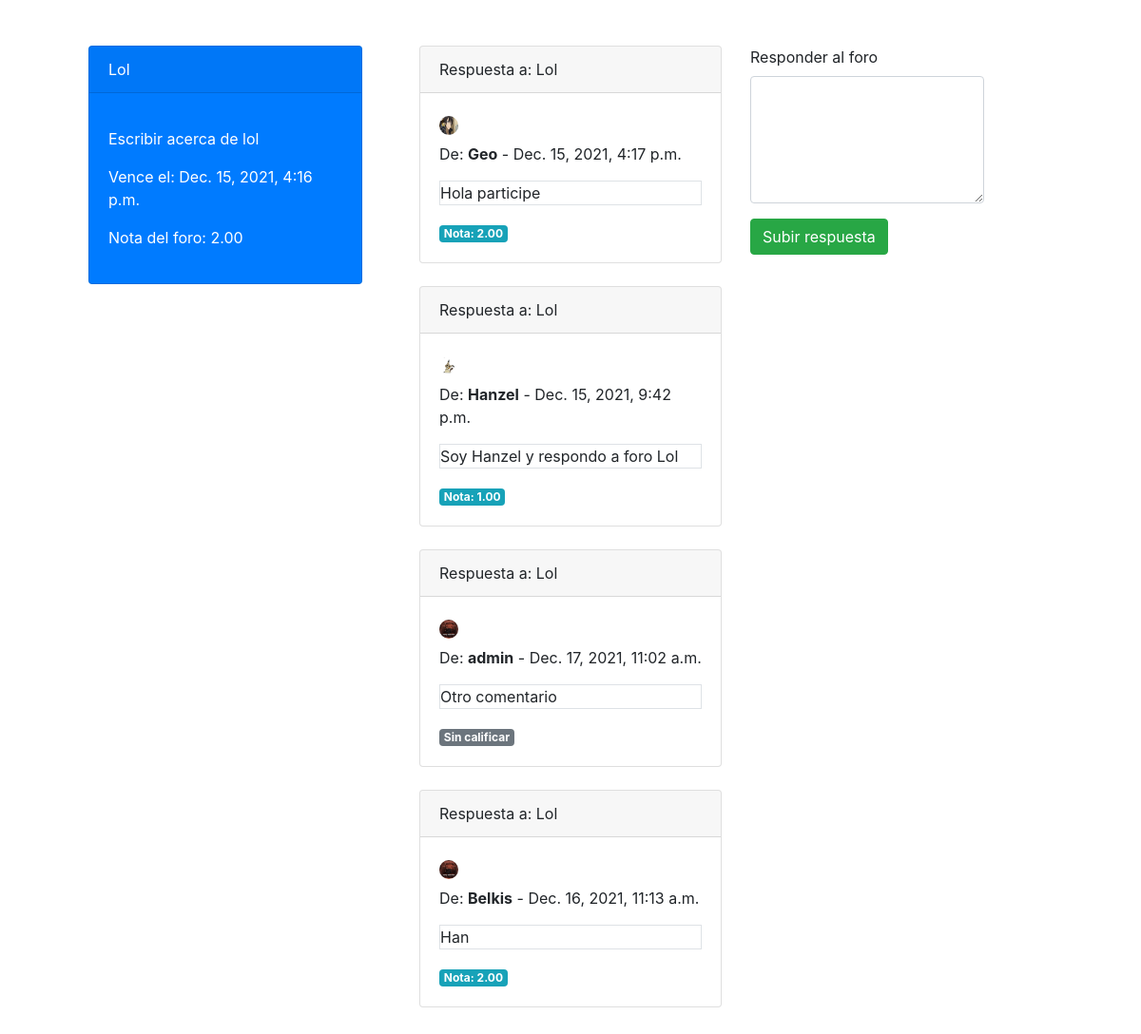
The page /foro/4 on the database its author committed.
### PortAll50/models.py (models this page shows, shortened)
class Foro(models.Model):
    nombre_foro = models.CharField(max_length=60)
    asignacion_foro = models.CharField(max_length=300)
    fecha_vencimiento = models.DateTimeField() #investigar
    nota = models.DecimalField(decimal_places=2, max_digits=5, null=True)
    seccion = models.ForeignKey(Seccion, on_delete=CASCADE, related_name="seccion_foro")
    class Meta:
        verbose_name_plural = "Foro"

class RespuestaForo(models.Model):
    respuesa_foro = models.CharField(max_length=1000)
    fecha_respuesta = models.DateTimeField(auto_now_add=True)
    nota = models.DecimalField(decimal_places=2, max_digits=5, null=True)
    foro = models.ForeignKey(Foro, on_delete=CASCADE, related_name="respuestas")
    cuenta = models.ForeignKey(Cuenta, on_delete=CASCADE, related_name="respuestas")
    class Meta:
        verbose_name_plural = "RespuestasForo"

class Cuenta(models.Model):
    username = models.OneToOneField(User, on_delete=CASCADE, related_name="info_cuenta")
    TIPO = [("1", "Estudiante"), ("2", "Docente")]
    tipo = models.CharField(max_length=1 ,choices=TIPO, default=1)
    imagen = models.ImageField(upload_to='users/', null = True) #investigar upload_to
    class Meta:
        verbose_name_plural = "Cuenta"

### PortAll50/views.py (the view)
# urls.py: path("foro/<int:id_foro>", views.foro, name="foro"),
def foro(request, id_foro):
    user = request.user
    foro = Foro.objects.get(id=id_foro)
    respuestasForo = RespuestaForo.objects.filter(foro=foro)
    seccion = foro.seccion
    curso = seccion.curso
    respondio = 0
    for respuesta in respuestasForo:
        if respuesta.cuenta.username == request.user:
            respondio = 1
    context = {
        "user": user,
        "foro": foro,
        "respuestasForo": respuestasForo,
        "curso": curso,
        "respondio": respondio
    }
    return render(request, "PortAll50/foro.html", context)

### PortAll50/templates/portall50/foro.html (shortened to what this page needs)
{% extends 'base.html' %}
{% load bootstrap4 %}
{% load static %}
{% block main %}
    <div class="container">
        <div class="row">
            <div class="col-lg-4">
                <div class="card text-white bg-primary mb-3" style="max-width: 18rem;">
                    <div class="card-title card-header">{{foro.nombre_foro}}</div>
                        <div class="card-body">
                            <p class="card-text"><p>{{foro.asignacion_foro}}</p>
                            <p>Vence el: {{foro.fecha_vencimiento}}</p>
                            <p>Nota del foro: {{foro.nota}}</p>
                        </div>
                    </div>
            </div>
            <div class="col-lg-4">
                {% for respuesta in respuestasForo %}
                    {% if respuesta.cuenta.username == user %}
                        <div class="card w-95 border-primary">
                            <div class="card-header">
                                Respuesta a: {{foro.nombre_foro}}
                            </div>
                            <div class="card-body">
                                <div class="circulo">
                                    <img class="imagen" src="{{respuesta.cuenta.imagen.url}}" class="card-img-top">
                                </div>
                                <p class="card-title"><p>De: <b>{{respuesta.cuenta.username}}</b> - {{respuesta.fecha_respuesta}}</p>
                                <p class="card-text border">{{respuesta.respuesa_foro}}</p>
                                {% if respuesta.nota %}
                                    <span class="badge badge-info">Nota: {{respuesta.nota}}</span>
                                {% else %}
                                    <a href="{% url 'editarRespuestaForo' respuesta.id foro.id %}"><i class="fas fa-pencil-alt"></i> Editar respuesta</a>
                                    <span class="badge badge-secondary">Sin calificar</span>
                                {% endif %}
                            </div>
                        </div>
                    {% else %}
                        <div class="card w-95">
                            <div class="card-header">
                                Respuesta a: {{foro.nombre_foro}}
                            </div>
                            <div class="card-body">
                                <div class="circulo">
                                    <img class="imagen" src="{{respuesta.cuenta.imagen.url}}" class="card-img-top">
                                </div>
                                <p class="card-title"><p>De: <b>{{respuesta.cuenta.username}}</b> - {{respuesta.fecha_respuesta}}</p>
                                <p class="card-text border">{{respuesta.respuesa_foro}}</p>
                                {% if respuesta.nota %}
                                    <span class="badge badge-info">Nota: {{respuesta.nota}}</span>
                                {% else %}
                                    <span class="badge badge-secondary">Sin calificar</span>
                                {% endif %}
                            </div>
                        </div>
                    {% endif %}
                    <br>
                {% endfor %}
            </div>
            <div class="col-lg-4">
                <form method="POST" action="{% url 'respuestaForo' %}" enctype="multipart/form-data">
                    <div class="input-group">
                        <div class="form-group">
                            <label for="exampleFormControlTextarea1">Responder al foro</label>
                            <textarea required name="respuesa_foro" class="form-control" id="exampleFormControlTextarea1" rows="5"></textarea>
                        </div>
                    </div>
                    {% if respondio == 0 %}
                        <button type="submit" class="btn btn-success">Subir respuesta</button>
                    {% else %}
                        <button type="button" class="btn btn-primary">Ya has respondido</button>
                    {% endif %}
                </form>
            </div>
        </div>
    </div>
{% endblock %}

### PortAll50/static/css/base.css (style rules this page uses)
.circulo { width: 20px; height: 20px; border-radius: 100%; }
.circulo > .imagen { width: 100%; height: 100%; border-radius: 100%; }

### rows shown on the page
Foro: nombre_foro "Lol", asignacion_foro "Escribir acerca de lol", fecha_vencimiento "Dec. 15, 2021, 4:16 p.m.", nota "2.00"
RespuestaForo: cuenta.imagen (picture), cuenta.username "Geo", fecha_respuesta "Dec. 15, 2021, 4:17 p.m.", respuesa_foro "Hola participe", nota "2.00"
RespuestaForo: cuenta.imagen (picture), cuenta.username "Hanzel", fecha_respuesta "Dec. 15, 2021, 9:42 p.m.", respuesa_foro "Soy Hanzel y respondo a foro Lol", nota "1.00"
RespuestaForo: cuenta.imagen (picture), cuenta.username "admin", fecha_respuesta "Dec. 17, 2021, 11:02 a.m.", respuesa_foro "Otro comentario", shows "Sin calificar"
RespuestaForo: cuenta.imagen (picture), cuenta.username "Belkis", fecha_respuesta "Dec. 16, 2021, 11:13 a.m.", respuesa_foro "Han", nota "2.00"
